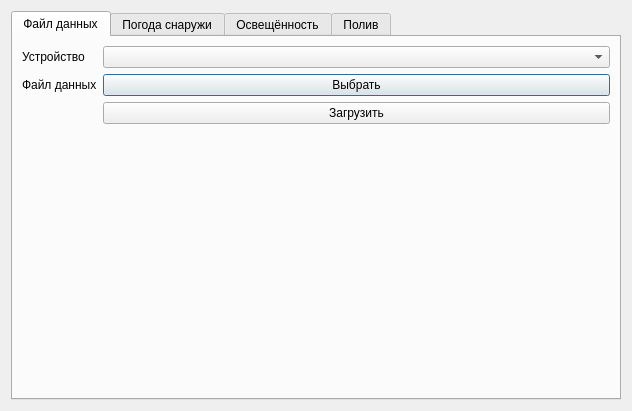
<?xml version="1.0" encoding="UTF-8"?>
<ui version="4.0">
 <class>AnalizeDialog</class>
 <widget class="QDialog" name="AnalizeDialog">
  <property name="geometry">
   <rect>
    <x>0</x>
    <y>0</y>
    <width>632</width>
    <height>411</height>
   </rect>
  </property>
  <property name="windowTitle">
   <string>Dialog</string>
  </property>
  <layout class="QHBoxLayout" name="horizontalLayout">
   <item>
    <widget class="QTabWidget" name="tabWidget">
     <property name="toolTip">
      <string>&lt;html&gt;&lt;head/&gt;&lt;body&gt;&lt;p&gt;Файл данных&lt;/p&gt;&lt;/body&gt;&lt;/html&gt;</string>
     </property>
     <property name="currentIndex">
      <number>0</number>
     </property>
     <widget class="QWidget" name="tabPrefs">
      <attribute name="title">
       <string>Файл данных</string>
      </attribute>
      <layout class="QFormLayout" name="formLayout">
       <item row="0" column="0">
        <widget class="QLabel" name="label">
         <property name="text">
          <string>Устройство</string>
         </property>
        </widget>
       </item>
       <item row="0" column="1">
        <widget class="QComboBox" name="cmbDevice"/>
       </item>
       <item row="1" column="0">
        <widget class="QLabel" name="label_2">
         <property name="text">
          <string>Файл данных</string>
         </property>
        </widget>
       </item>
       <item row="1" column="1">
        <widget class="QPushButton" name="btnSelectFile">
         <property name="text">
          <string>Выбрать</string>
         </property>
        </widget>
       </item>
       <item row="2" column="1">
        <widget class="QPushButton" name="btnLoad">
         <property name="text">
          <string>Загрузить</string>
         </property>
        </widget>
       </item>
       <item row="2" column="0">
        <widget class="QLabel" name="lblFilename">
         <property name="text">
          <string/>
         </property>
        </widget>
       </item>
      </layout>
     </widget>
     <widget class="QWidget" name="tabChart">
      <attribute name="title">
       <string>Погода снаружи</string>
      </attribute>
      <layout class="QHBoxLayout" name="horizontalLayout_2">
       <item>
        <widget class="QGroupBox" name="groupBox">
         <property name="title">
          <string>GroupBox</string>
         </property>
        </widget>
       </item>
       <item>
        <widget class="QwtPlot" name="plWeather"/>
       </item>
      </layout>
     </widget>
     <widget class="QWidget" name="tab">
      <attribute name="title">
       <string>Освещённость</string>
      </attribute>
      <layout class="QHBoxLayout" name="horizontalLayout_3">
       <item>
        <widget class="QGroupBox" name="groupBox_2">
         <property name="title">
          <string>GroupBox</string>
         </property>
        </widget>
       </item>
       <item>
        <widget class="QwtPlot" name="plLight"/>
       </item>
      </layout>
     </widget>
     <widget class="QWidget" name="tab_2">
      <attribute name="title">
       <string>Полив</string>
      </attribute>
      <layout class="QHBoxLayout" name="horizontalLayout_4">
       <item>
        <widget class="QListWidget" name="lsCurves">
         <property name="sizePolicy">
          <sizepolicy hsizetype="Fixed" vsizetype="Expanding">
           <horstretch>0</horstretch>
           <verstretch>0</verstretch>
          </sizepolicy>
         </property>
         <property name="maximumSize">
          <size>
           <width>150</width>
           <height>16777215</height>
          </size>
         </property>
         <property name="selectionMode">
          <enum>QAbstractItemView::MultiSelection</enum>
         </property>
        </widget>
       </item>
       <item>
        <widget class="QwtPlot" name="plWatering"/>
       </item>
      </layout>
     </widget>
    </widget>
   </item>
  </layout>
 </widget>
 <customwidgets>
  <customwidget>
   <class>QwtPlot</class>
   <extends>QFrame</extends>
   <header>qwt_plot.h</header>
  </customwidget>
 </customwidgets>
 <resources/>
 <connections/>
</ui>
